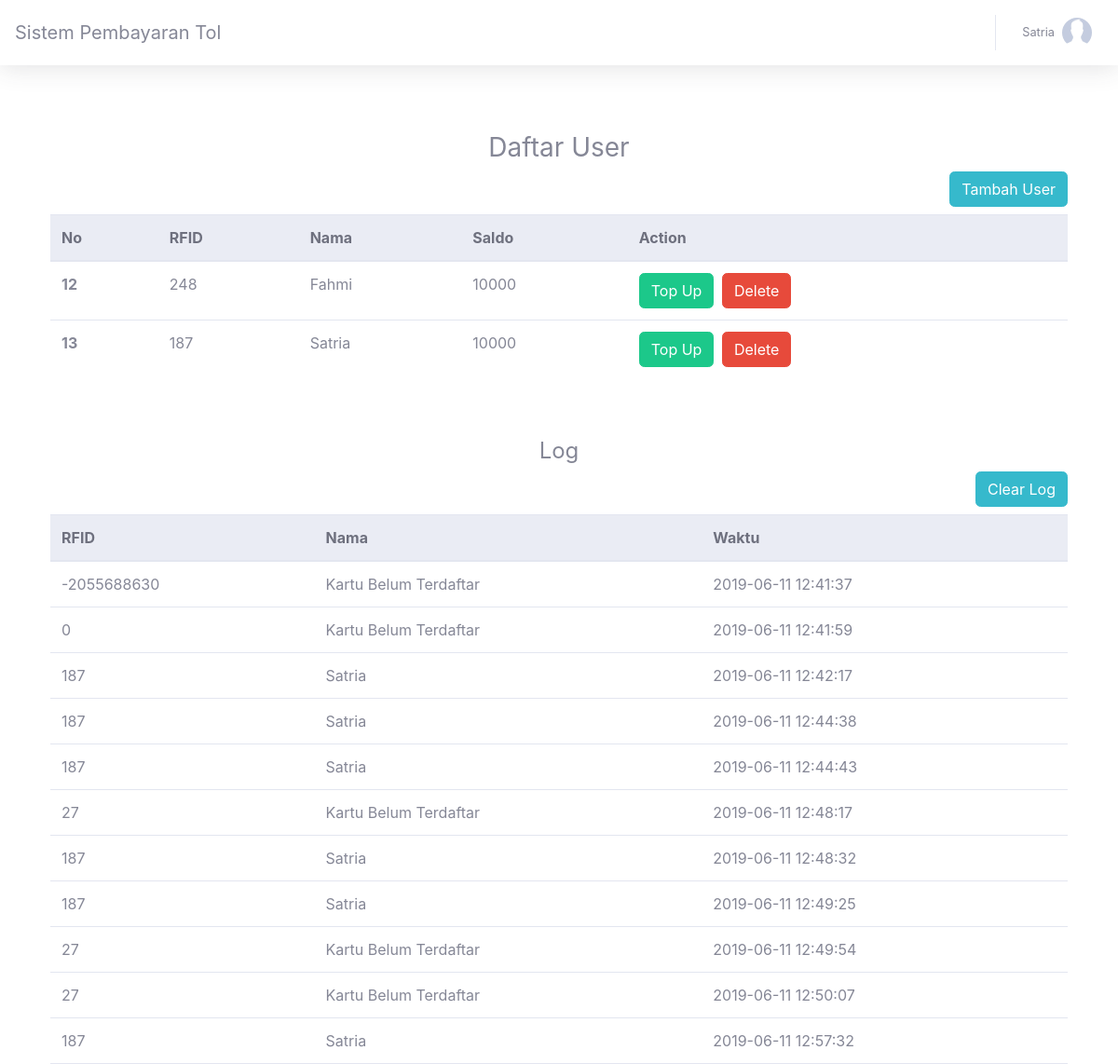
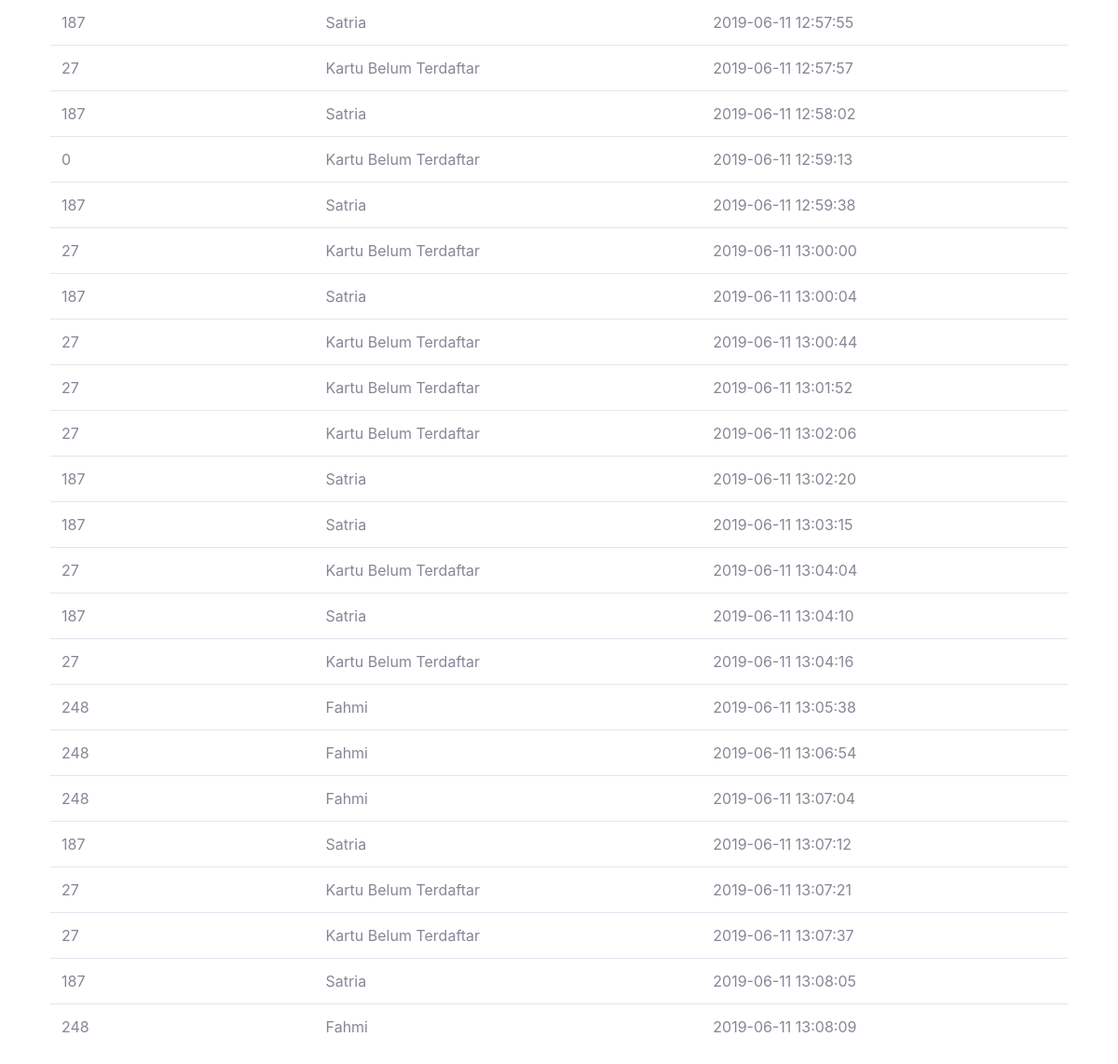
The page / on the database its author committed (2 pictures, top to bottom).
### tables this page shows
CREATE TABLE `user` (
  `ID` int(30) NOT NULL,
  `RFID` int(20) NOT NULL,
  `Nama` varchar(30) NOT NULL,
  `Saldo` int(20) NOT NULL
);

CREATE TABLE `log` (
  `ID` int(20) NOT NULL,
  `RFID` int(30) NOT NULL,
  `Nama` varchar(50) NOT NULL,
  `Waktu` timestamp NOT NULL DEFAULT CURRENT_TIMESTAMP
);

### application/controllers/Main.php (called while the page is built, shortened)
<?php
class Main extends CI_Controller {
	public function index()
	{
		$data['title'] = "Dashboard | E-Toll";
		$data['user'] = $this->db->get('user');
		$data['log'] = $this->db->get('log');
		if ($this->input->post('submit')==true) {
			$user = [
					'rfid' => $this->input->post('rfid'),
					'nama' => $this->input->post('nama'),
					'saldo' => $this->input->post('saldo')
				];
			$this->db->insert('user', $user);
			redirect('main');
		}else{
			$this->load->view('templates/header', $data);
			$this->load->view('main/main', $data);
			$this->load->view('templates/footer');
		}
	}
}

### index.php (called while the page is built, shortened)
<?php
require_once BASEPATH.'core/CodeIgniter.php';

### application/views/main/main.php (the view)
<div class="container pt-5">
<h3 class="text-center">Daftar User</h3>
<button class="btn btn-info float-right mb-2" data-toggle="modal" data-target="#tambahModal">Tambah User</button>
<table class="table">
  <thead class="thead-light">
    <tr>
      <th scope="col">No</th>
      <th scope="col">RFID</th>
      <th scope="col">Nama</th>
      <th scope="col">Saldo</th>
      <th scope="col">Action</th>
    </tr>
  </thead>
  <tbody>
  	<?php
		foreach ($user -> result_array() as $value) {
			echo '	<tr>
      					<th scope="row">'.$value['ID'].'</th>
      					<td>'.$value['RFID'].'</td>
      					<td>'.$value['Nama'].'</td>
      					<td>'.$value['Saldo'].'</td>
      					<td><a href="'.base_url("main/topup/".$value['RFID']).'"><button class="btn btn-success">Top Up</button></a> <span class="mr-1"></span>
      						<a href="'.base_url("main/delete/".$value['RFID']).'"><button class="btn btn-danger">Delete</button></a></td>
    				</tr>';
		}
	?>
  </tbody>
</table>
<h4 class="text-center pt-5">Log</h4>
<a href="<?= base_url('main/clearlog'); ?>"><button class="btn btn-info float-right mb-2">Clear Log</button></a>
<table class="table">
  <thead class="thead-light">
    <tr>
      <th scope="col">RFID</th>
      <th scope="col">Nama</th>
      <th scope="col">Waktu</th>
    </tr>
  </thead>
  <tbody>
  	<?php
		foreach ($log -> result_array() as $value) {
			echo '	<tr>
      					<td>'.$value['RFID'].'</td>
      					<td>'.$value['Nama'].'</td>
      					<td>'.$value['Waktu'].'</td>
    				</tr>';
		}
	?>
  </tbody>
</table>
</div>

### application/views/templates/header.php (shortened to what this page needs)
<!DOCTYPE html>
<html>
<head>
	<link href="<?= base_url('assets/'); ?>css/sb-admin-2.min.css" rel="stylesheet">
</head>
<body>
        <nav class="navbar navbar-expand navbar-light bg-white topbar mb-4 static-top shadow">
          <a href="<?= base_url(); ?>"><span class="navbar-brand mb-0 text-gray-600">Sistem Pembayaran Tol</span></a>
          <ul class="navbar-nav ml-auto">
            <li class="nav-item dropdown no-arrow">
              <a class="nav-link dropdown-toggle" href="#" id="userDropdown" role="button" data-toggle="dropdown" aria-haspopup="true" aria-expanded="false">
                <span class="mr-2 d-none d-lg-inline text-gray-600 small">Satria</span>
                <img class="img-profile rounded-circle" src="<?= base_url('assets/img/profile/default.png')?>">
              </a>
            </li>
          </ul>
        </nav>

### application/views/templates/footer.php (shortened to what this page needs)
</body>
</html>

### rows shown on the page
user: ID "12", RFID "248", Nama "Fahmi", Saldo "10000"
user: ID "13", RFID "187", Nama "Satria", Saldo "10000"
log: RFID "-2055688630", Nama "Kartu Belum Terdaftar", Waktu "2019-06-11 12:41:37"
log: RFID "0", Nama "Kartu Belum Terdaftar", Waktu "2019-06-11 12:41:59"
log: RFID "187", Nama "Satria", Waktu "2019-06-11 12:42:17"
log: RFID "187", Nama "Satria", Waktu "2019-06-11 12:44:38"
log: RFID "187", Nama "Satria", Waktu "2019-06-11 12:44:43"
log: RFID "27", Nama "Kartu Belum Terdaftar", Waktu "2019-06-11 12:48:17"
log: RFID "187", Nama "Satria", Waktu "2019-06-11 12:48:32"
log: RFID "187", Nama "Satria", Waktu "2019-06-11 12:49:25"
log: RFID "27", Nama "Kartu Belum Terdaftar", Waktu "2019-06-11 12:49:54"
log: RFID "27", Nama "Kartu Belum Terdaftar", Waktu "2019-06-11 12:50:07"
log: RFID "187", Nama "Satria", Waktu "2019-06-11 12:57:32"
log: RFID "187", Nama "Satria", Waktu "2019-06-11 12:57:55"
log: RFID "27", Nama "Kartu Belum Terdaftar", Waktu "2019-06-11 12:57:57"
log: RFID "187", Nama "Satria", Waktu "2019-06-11 12:58:02"
log: RFID "0", Nama "Kartu Belum Terdaftar", Waktu "2019-06-11 12:59:13"
log: RFID "187", Nama "Satria", Waktu "2019-06-11 12:59:38"
log: RFID "27", Nama "Kartu Belum Terdaftar", Waktu "2019-06-11 13:00:00"
log: RFID "187", Nama "Satria", Waktu "2019-06-11 13:00:04"
log: RFID "27", Nama "Kartu Belum Terdaftar", Waktu "2019-06-11 13:00:44"
log: RFID "27", Nama "Kartu Belum Terdaftar", Waktu "2019-06-11 13:01:52"
log: RFID "27", Nama "Kartu Belum Terdaftar", Waktu "2019-06-11 13:02:06"
log: RFID "187", Nama "Satria", Waktu "2019-06-11 13:02:20"
log: RFID "187", Nama "Satria", Waktu "2019-06-11 13:03:15"
log: RFID "27", Nama "Kartu Belum Terdaftar", Waktu "2019-06-11 13:04:04"
log: RFID "187", Nama "Satria", Waktu "2019-06-11 13:04:10"
log: RFID "27", Nama "Kartu Belum Terdaftar", Waktu "2019-06-11 13:04:16"
log: RFID "248", Nama "Fahmi", Waktu "2019-06-11 13:05:38"
log: RFID "248", Nama "Fahmi", Waktu "2019-06-11 13:06:54"
log: RFID "248", Nama "Fahmi", Waktu "2019-06-11 13:07:04"
log: RFID "187", Nama "Satria", Waktu "2019-06-11 13:07:12"
log: RFID "27", Nama "Kartu Belum Terdaftar", Waktu "2019-06-11 13:07:21"
log: RFID "27", Nama "Kartu Belum Terdaftar", Waktu "2019-06-11 13:07:37"
log: RFID "187", Nama "Satria", Waktu "2019-06-11 13:08:05"
log: RFID "248", Nama "Fahmi", Waktu "2019-06-11 13:08:09"
